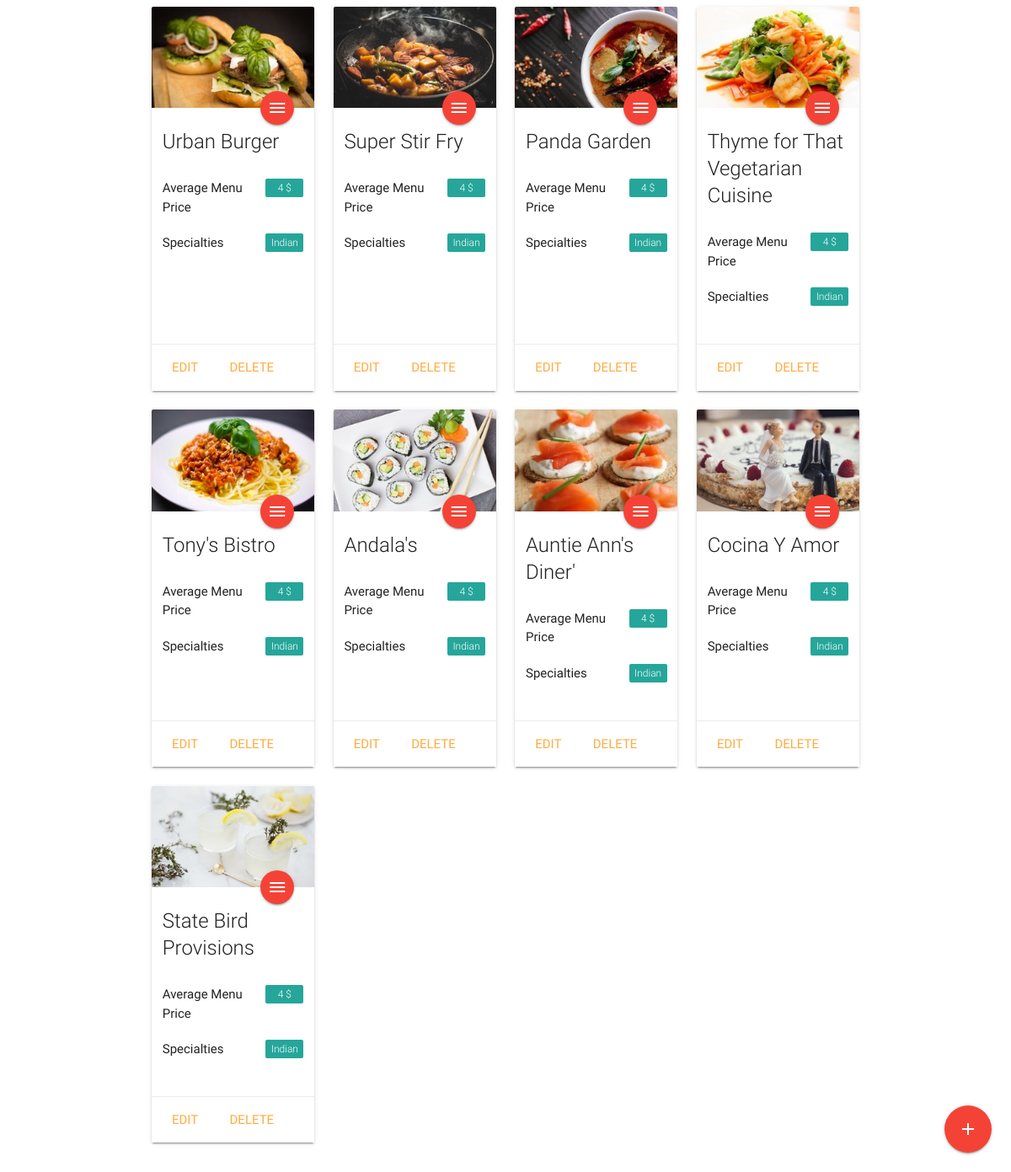
/restaurant/, run on the app's committed database.
### database_setup.py (models this page shows, shortened)
class Restaurant(Base):
    __tablename__ = 'restaurant'
    id = Column(Integer, primary_key=True)
    name = Column(String(250), nullable=False)
    description = Column(String(250), nullable=True)
    thumbnail_url = Column(String(250), nullable=True)
    currency_id = Column(String(3), ForeignKey('currency.id'), default='USD')
    currency = relationship(Currency)

### final_project.py (the view)
@app.route('/')
@app.route('/restaurant/')
def showRestaurants():
    restaurants = session.query(Restaurant).all()
    priceByRestaurant=session.query(Restaurant.id, func.avg(MenuItem.price)).join(MenuItem.restaurant).group_by(Restaurant.id).all()
    return render_template('restaurants.html', restaurants=restaurants, priceByRestaurant=priceByRestaurant)

### templates/restaurants.html (shortened to what this page needs)
<!DOCTYPE html>
  <html>
    <head>
        <link type="text/css" rel="stylesheet" href="/static/css/materialize.css"  media="screen,projection"/>
    </head>
    <body>
      <main>
<div class="container">
<div class="fixed-action-btn">
<a class="btn-floating btn-large waves-effect waves-light red" href="{{url_for('newRestaurant')}}"><i class="material-icons">add</i></a>
</div>
  <div class="row">
        {% for r in restaurants %}
      <div class="col s12 m6 l3">
        <div class="card">
      <div class="card-image">
            <img src="/static/images/{{r.thumbnail_url|default('pexels-photo-316891.jpeg',true)}}">
              <a class="btn-floating halfway-fab waves-effect waves-light red" href="{{url_for('showMenu',restaurant_id = r.id)}}"><i class="material-icons">menu</i></a>
          </div>
          <div class="card-content sample">
           <div class="row">
          <span class="card-title grey-text text-darken-4">{{r.name}}</span>
          </div>
          <div class="row">
          <p><span class="new badge" data-badge-caption="{{r.currency.symbol}}">4</span></p>
          <p>Average Menu Price</p>
          </div>
          <div class="row">
          <p><span class="new badge" data-badge-caption="Indian"></span></p>
          <p>Specialties</p>
          </div>
          </div>
          <div class="card-action">
          <a href="#" class="activator">Edit</a>
          <a href="#modal-{{r.id}}" class="right">Delete</a>
          </div>
        </div>
      </div>
      {% endfor %}
      </div>
      </div>
      </main>
    </body>
  </html>

### data on the page
Restaurant: thumbnail_url (picture), name "Urban Burger"
Restaurant: thumbnail_url (picture), name "Super Stir Fry"
Restaurant: thumbnail_url (picture), name "Panda Garden"
Restaurant: thumbnail_url (picture), name "Thyme for That Vegetarian Cuisine"
Restaurant: thumbnail_url (picture), name "Tony's Bistro"
Restaurant: thumbnail_url (picture), name "Andala's"
Restaurant: thumbnail_url (picture), name "Auntie Ann's Diner'"
Restaurant: thumbnail_url (picture), name "Cocina Y Amor"
Restaurant: thumbnail_url (picture), name "State Bird Provisions"
